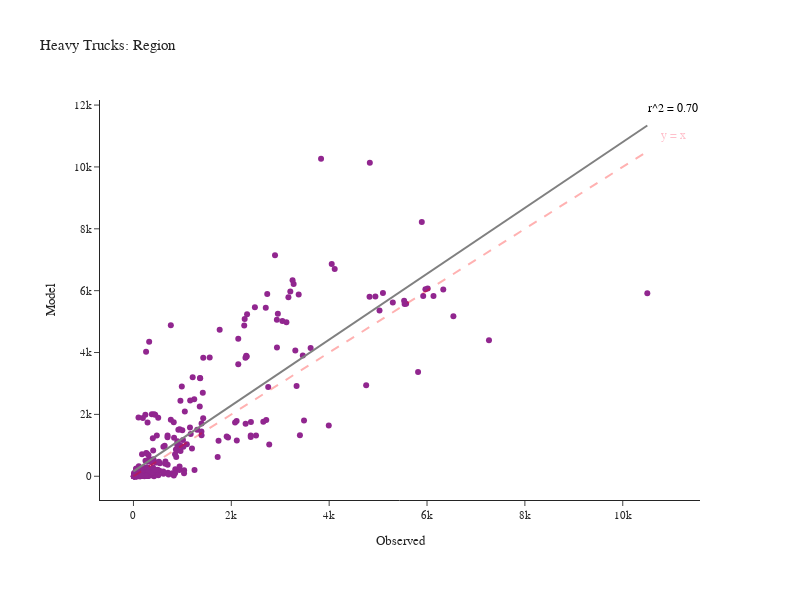

The code cell stored with this chart in its notebook:
### Code cell
fig = create_truck_chart(df_daily_heavy, 'Heavy')
fig.show()

### Figure 1 — Plotly figure (JSON) as saved in the notebook; plotly's stock layout.template omitted (floating-point values rounded to 4 significant figures; data arrays with more than 128 entries replaced by an {"elided": "..."} marker saying what was removed)
{"data": [{"customdata": {"elided": "348x2 str values"}, "hovertemplate": "Observed=%{x}<br>Model=%{y}<br>location=%{customdata[0]}<br>County=%{customdata[1]}<extra></extra>", "legendgroup": "", "line": {"color": "Grey", "width": 2}, "marker": {"color": "#91268F", "symbol": "circle"}, "mode": "markers", "name": "", "orientation": "v", "showlegend": false, "type": "scatter", "x": {"elided": "348 int values"}, "xaxis": "x", "y": {"elided": "348 int values"}, "yaxis": "y"}, {"hovertemplate": "Observed=%{x}<br>Model=%{y}<extra></extra>", "legendgroup": "", "line": {"color": "Grey", "dash": "solid", "width": 2}, "marker": {"symbol": "circle"}, "mode": "lines", "name": "", "orientation": "v", "showlegend": false, "type": "scatter", "x": [0, 106.1, 212.2, 318.2, 424.3, 530.4, 636.5, 742.6, 848.6, 954.7, 1061.0, 1167.0, 1273.0, 1379.0, 1485.0, 1591.0, 1697.0, 1803.0, 1909.0, 2016.0, 2122.0, 2228.0, 2334.0, 2440.0, 2546.0, 2652.0, 2758.0, 2864.0, 2970.0, 3076.0, 3182.0, 3289.0, 3395.0, 3501.0, 3607.0, 3713.0, 3819.0, 3925.0, 4031.0, 4137.0, 4243.0, 4349.0, 4455.0, 4561.0, 4668.0, 4774.0, 4880.0, 4986.0, 5092.0, 5198.0, 5304.0, 5410.0, 5516.0, 5622.0, 5728.0, 5834.0, 5941.0, 6047.0, 6153.0, 6259.0, 6365.0, 6471.0, 6577.0, 6683.0, 6789.0, 6895.0, 7001.0, 7107.0, 7213.0, 7320.0, 7426.0, 7532.0, 7638.0, 7744.0, 7850.0, 7956.0, 8062.0, 8168.0, 8274.0, 8380.0, 8486.0, 8593.0, 8699.0, 8805.0, 8911.0, 9017.0, 9123.0, 9229.0, 9335.0, 9441.0, 9547.0, 9653.0, 9759.0, 9866.0, 9972.0, 10080.0, 10180.0, 10290.0, 10400.0, 10502], "xaxis": "x", "y": [158.7, 271.6, 384.5, 497.4, 610.4, 723.3, 836.2, 949.2, 1062.0, 1175.0, 1288.0, 1401.0, 1514.0, 1627.0, 1740.0, 1853.0, 1965.0, 2078.0, 2191.0, 2304.0, 2417.0, 2530.0, 2643.0, 2756.0, 2869.0, 2982.0, 3095.0, 3208.0, 3321.0, 3434.0, 3546.0, 3659.0, 3772.0, 3885.0, 3998.0, 4111.0, 4224.0, 4337.0, 4450.0, 4563.0, 4676.0, 4789.0, 4902.0, 5015.0, 5127.0, 5240.0, 5353.0, 5466.0, 5579.0, 5692.0, 5805.0, 5918.0, 6031.0, 6144.0, 6257.0, 6370.0, 6483.0, 6595.0, 6708.0, 6821.0, 6934.0, 7047.0, 7160.0, 7273.0, 7386.0, 7499.0, 7612.0, 7725.0, 7838.0, 7951.0, 8064.0, 8176.0, 8289.0, 8402.0, 8515.0, 8628.0, 8741.0, 8854.0, 8967.0, 9080.0, 9193.0, 9306.0, 9419.0, 9532.0, 9645.0, 9757.0, 9870.0, 9983.0, 10100.0, 10210.0, 10320.0, 10430.0, 10550.0, 10660.0, 10770.0, 10890.0, 11000.0, 11110.0, 11230.0, 11340.0], "yaxis": "y"}], "layout": {"annotations": [{"align": "right", "font": {"color": "pink", "size": 12}, "showarrow": false, "text": "y = x", "x": 11030.0, "y": 11030.0}, {"align": "right", "font": {"color": "black", "size": 12}, "showarrow": false, "text": "r^2 = 0.70", "x": 11030.0, "y": 11910.0}], "height": 600, "legend": {"tracegroupgap": 0}, "margin": {"b": 100, "l": 100, "r": 100, "t": 100}, "shapes": [{"line": {"color": "Red", "dash": "dash", "width": 2}, "type": "line", "x0": 0, "x1": 10502, "y0": 0, "y1": 10502}], "title": {"text": "Heavy Trucks: Region"}, "width": 800, "xaxis": {"anchor": "y", "domain": [0, 1], "title": {"text": "Observed"}}, "yaxis": {"anchor": "x", "domain": [0, 1], "title": {"text": "Model"}}}}
